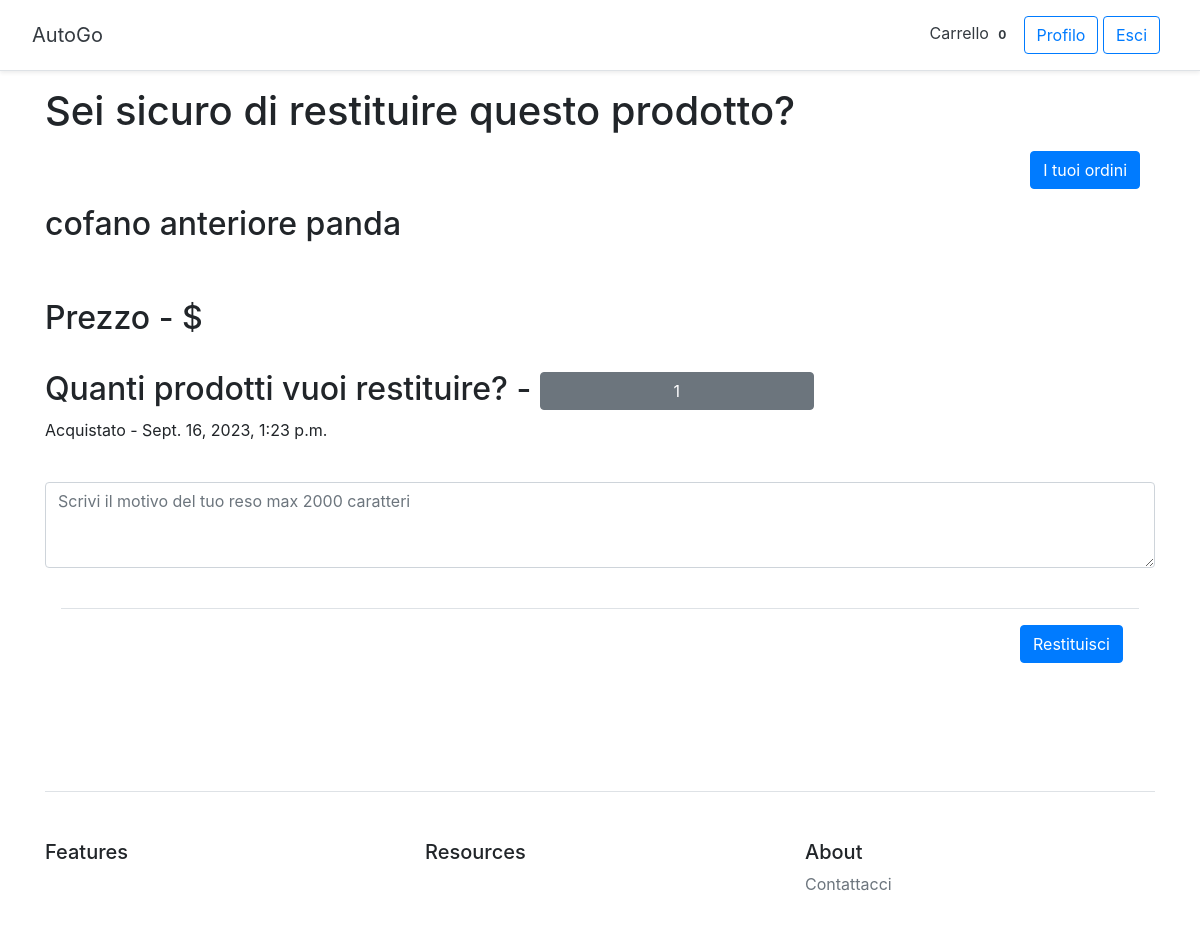
The page /ordine/restituisci/3/ (signed in) on the database its author committed.
### ordine/models.py (models this page shows, shortened)
class Ordine(models.Model):
    user = models.ForeignKey(settings.AUTH_USER_MODEL, on_delete=models.CASCADE)
    prodotto = models.ForeignKey(Prodotto, on_delete=models.DO_NOTHING)
    quantity = models.IntegerField()
    totale = models.FloatField()
    indirizzo = models.CharField(max_length=100)
    email = models.CharField(max_length=100)
    telefono = models.IntegerField()
    data = models.DateTimeField()
    spedito = models.BooleanField(default=False)
    restituito = models.BooleanField(default=False)
    class Meta:
        ordering = ('-data',)

### prodotto/models.py (models this page shows)
class Prodotto(models.Model):
    DUE_RUOTE = 'DR'
    TRE_RUOTE = 'TR'
    QUATTRO_RUOTE = 'QR'
    ALTRO = 'AL'
    categorie = [
        (DUE_RUOTE, 'DUE RUOTE'),
        (TRE_RUOTE, 'TRE RUOTE'),
        (QUATTRO_RUOTE, 'QUATTRO RUOTE'),
        (ALTRO, 'ALTRO'),
    ]
    categoria = models.CharField(max_length=2, choices=categorie, default='AL')
    titolo = models.CharField(max_length=100)
    id_prodotto = models.CharField(max_length=60)
    slug = models.SlugField()
    img = models.ImageField(upload_to="images/")
    descrizione = models.CharField(max_length=1000)
    prezzo = models.FloatField()
    ricambio = models.CharField(max_length=150)
    anno = models.IntegerField(blank=True, null=True)
    n_acquisti = models.IntegerField(default=0)
    marca = models.CharField(max_length=100)
    publicato = models.DateTimeField(auto_now_add=True)
    modificato = models.DateTimeField(auto_now=True)
    class Meta:
        ordering = ('-publicato',)
    def __str__(self):
        return self.titolo

### ordine/views.py (the view, shortened to what this page needs)
# urls.py: path('restituisci/<int:id>/', views.Restituisci, name='restituisci-page'),
@login_required
def Restituisci(request, id):
    ordine_ref = Ordine.objects.get(id=id)
    return render(request, 'ordine/restituisci.html', {'object': ordine_ref})

### carrello/context_processor.py (called while the page is built)
def cart_total_amount(request):
    if request.user.is_authenticated:
        cart = Cart(request)
        total_bill = 0.0
        for key, value in request.session['cart'].items():
            total_bill = total_bill + (float(value['price']) * value['quantity'])
        return {'cart_total_amount': total_bill}
    else:
        return {'cart_total_amount': 0}

### ordine/templates/ordine/restituisci.html (shortened to what this page needs)
{% extends "homepage/base.html" %}
{% load static %}
{% load prodotto_tag %}
{% block content %}
    <h1>Sei sicuro di restituire questo prodotto?</h1>
    <div class="breadcrumb-area">
        <div class="container">
            <div class="row align-items-center justify-content-center">
                <div class="col-12 text-right">
                    <h4><a class="btn btn-primary my-2" href={% url 'ordine:ordine-list' %}>I tuoi ordini</a>
                    </h4>
                </div>
            </div>
        </div>
    </div>
    <form method="post">
        <h2>{{ object.prodotto }}</h2>
        <br>
        <br>
        <h2>Prezzo - {{ object.prezzo }} $</h2>
        <br>
        <h2>Quanti prodotti vuoi restituire? - <input class="btn btn-secondary" required="required" type="text"
                                                      name="quantity_input"
                                                      value="{{ object.quantity }}"/>
        </h2>
        <p>Acquistato - {{ object.data }}</p>
        <br>
        <textarea name="motivo" id="messaggio" required="required" class="form-control" rows="3" maxlength="2000"
                  placeholder="Scrivi il motivo del tuo reso max 2000 caratteri"></textarea>
        <br>
        <div class="modal-body">
            <div class="modal-footer">
                <button type="submit" class="btn btn-primary">Restituisci</button>
            </div>
        </div>
    </form>
    <br>
    <br>
{% endblock %}

### rows shown on the page
Ordine: prodotto "cofano anteriore panda", quantity_input "1", data "Sept. 16, 2023, 1:23 p.m."

### other values the page prints
{{ request.session.cart|length }} "0"
